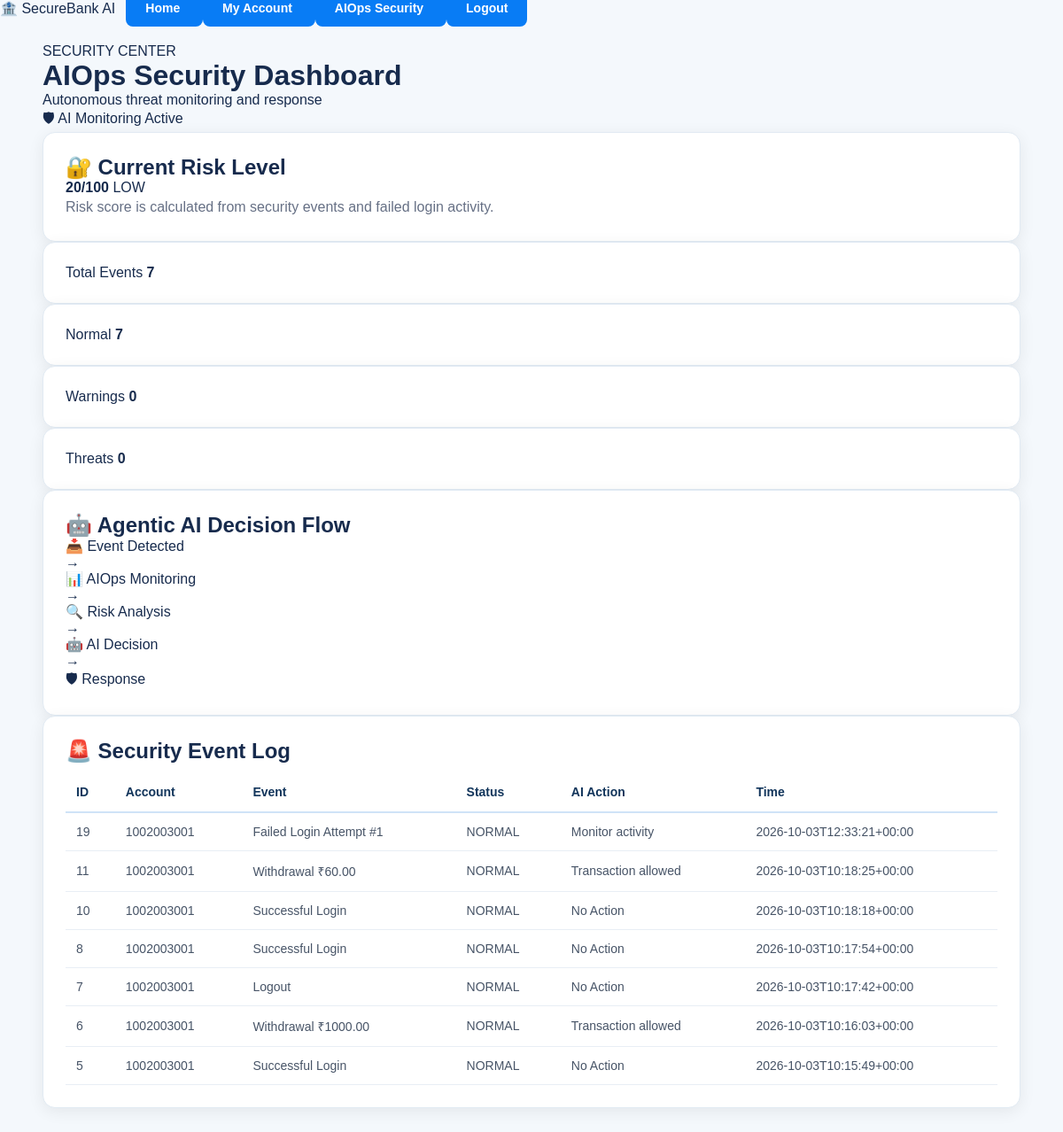
Page /security (signed in) on the earlier database version.
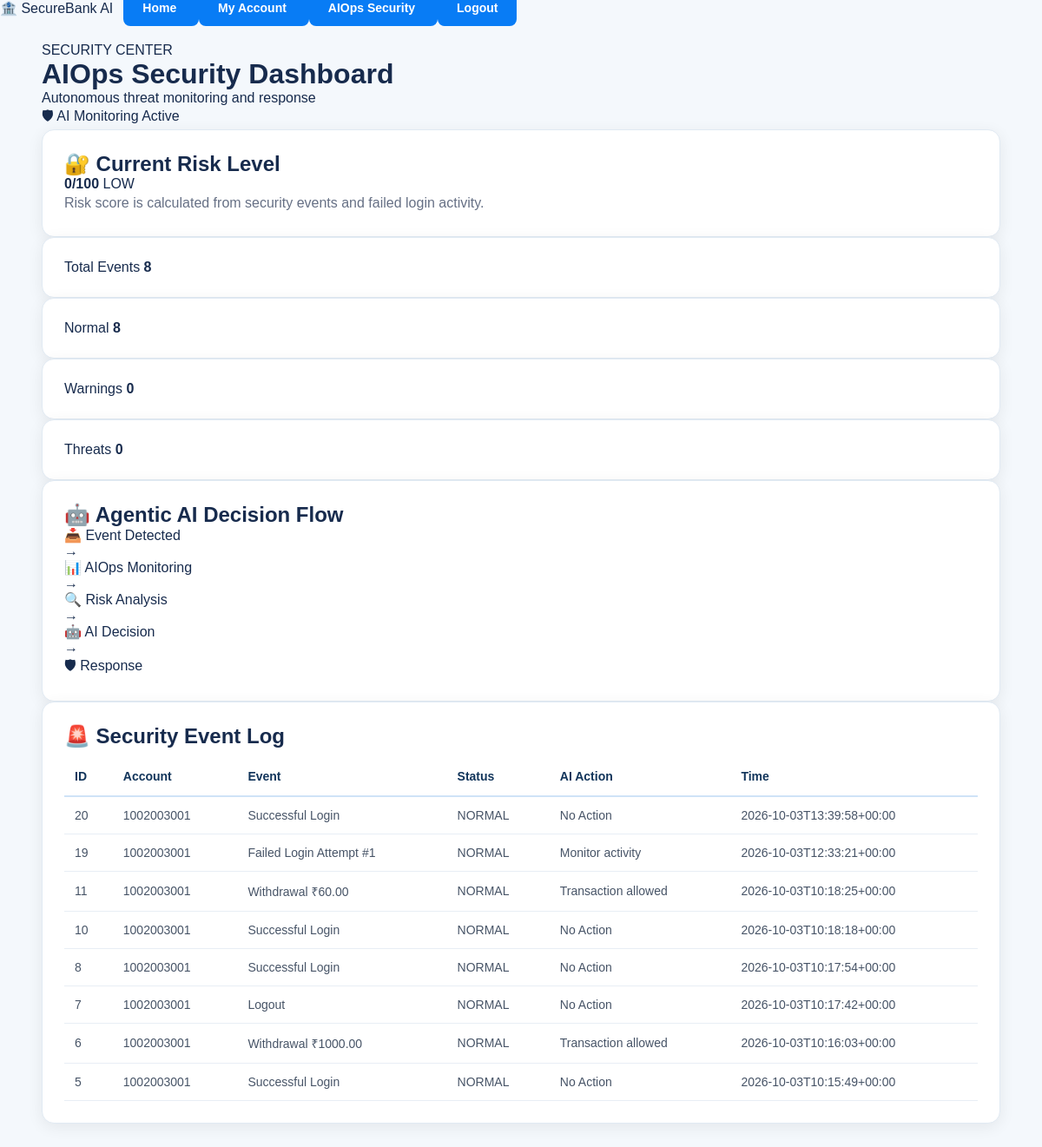
Same page on the later database version.
### tables this page shows
CREATE TABLE security_logs (
        id INTEGER PRIMARY KEY AUTOINCREMENT,
        account_no TEXT,
        event TEXT NOT NULL,
        status TEXT NOT NULL,
        ai_action TEXT NOT NULL,
        created_at TEXT NOT NULL
    );

### app.py (the view)
@app.route("/security")
@login_required
def security():
    account_no = session["account_no"]
    conn = get_db()
    logs = conn.execute(
        """
        SELECT *
        FROM security_logs
        WHERE account_no = ?
        ORDER BY id DESC
        LIMIT 30
        """,
        (
            account_no,
        )
    ).fetchall()
    total = conn.execute(
        """
        SELECT COUNT(*) AS c
        FROM security_logs
        WHERE account_no = ?
        """,
        (
            account_no,
        )
    ).fetchone()["c"]
    warnings = conn.execute(
        """
        SELECT COUNT(*) AS c
        FROM security_logs
        WHERE account_no = ?
        AND status = 'WARNING'
        """,
        (
            account_no,
        )
    ).fetchone()["c"]
    threats = conn.execute(
        """
        SELECT COUNT(*) AS c
        FROM security_logs
        WHERE account_no = ?
        AND status = 'THREAT'
        """,
        (
            account_no,
        )
    ).fetchone()["c"]
    normal = conn.execute(
        """
        SELECT COUNT(*) AS c
        FROM security_logs
        WHERE account_no = ?
        AND status = 'NORMAL'
        """,
        (
            account_no,
        )
    ).fetchone()["c"]
    conn.close()
    stats = {
        "total": total,
        "warnings": warnings,
        "threats": threats,
        "normal": normal
    }
    risk_score, risk_level = calculate_risk(
        account_no
    )
    return render_template(
        "security.html",
        logs=logs,
        stats=stats,
        risk_score=risk_score,
        risk_level=risk_level
    )

### app.py (called while the page is built, shortened)
def get_db():
    conn = sqlite3.connect(DB)
    conn.row_factory = sqlite3.Row
    return conn

def login_required(function):
    @wraps(function)
    def wrapper(*args, **kwargs):
        return function(
            *args,
            **kwargs
        )
    return wrapper

### templates/security.html (shortened to what this page needs)
{% extends "base.html" %}
{% block content %}
<div class="page-head">
    <div>
        <span class="badge">
            SECURITY CENTER
        </span>
        <h1>
            AIOps Security Dashboard
        </h1>
        <p>
            Autonomous threat monitoring and response
        </p>
    </div>
    <div class="status-pill">
        🛡 AI Monitoring Active
    </div>
</div>
<div class="card risk-card">
    <h2>
        🔐 Current Risk Level
    </h2>
    <div class="risk-score">
        <strong>
            {{ risk_score }}/100
        </strong>
        <span>
            {{ risk_level }}
        </span>
    </div>
    <p>
        Risk score is calculated from security events
        and failed login activity.
    </p>
</div>
<div class="grid four">
    <div class="card stat-card">
        <span>
            Total Events
        </span>
        <strong>
            {{ stats.total }}
        </strong>
    </div>
    <div class="card stat-card">
        <span>
            Normal
        </span>
        <strong>
            {{ stats.normal }}
        </strong>
    </div>
    <div class="card stat-card">
        <span>
            Warnings
        </span>
        <strong>
            {{ stats.warnings }}
        </strong>
    </div>
    <div class="card stat-card">
        <span>
            Threats
        </span>
        <strong>
            {{ stats.threats }}
        </strong>
    </div>
</div>
<div class="card">
    <h2>
        🤖 Agentic AI Decision Flow
    </h2>
    <div class="security-flow">
        <div>
            📥 Event Detected
        </div>
        <div>→</div>
        <div>
            📊 AIOps Monitoring
        </div>
        <div>→</div>
        <div>
            🔍 Risk Analysis
        </div>
        <div>→</div>
        <div>
            🤖 AI Decision
        </div>
        <div>→</div>
        <div>
            🛡 Response
        </div>
    </div>
</div>
<div class="card">
    <h2>
        🚨 Security Event Log
    </h2>
    <div style="overflow-x:auto;">
        <table>
            <tr>
                <th>ID</th>
                <th>Account</th>
                <th>Event</th>
                <th>Status</th>
                <th>AI Action</th>
                <th>Time</th>
            </tr>
            {% for log in logs %}
            <tr>
                <td>
                    {{ log["id"] }}
                </td>
                <td>
                    {{ log["account_no"] }}
                </td>
                <td>
                    {{ log["event"] }}
                </td>
                <td>
                    <span class="tag">
                        {{ log["status"] }}
                    </span>
                </td>
                <td>
                    {{ log["ai_action"] }}
                </td>
                <td>
                    {{ log["created_at"] }}
                </td>
            </tr>
            {% else %}
            <tr>
                <td colspan="6">
                    No security events.
                </td>
            </tr>
            {% endfor %}
        </table>
    </div>
</div>
{% endblock %}

### templates/base.html (shortened to what this page needs)
<!DOCTYPE html>
<html lang="en">
<head>
    <link
        rel="stylesheet"
        href="{{ url_for('static', filename='style.css') }}"
    >
</head>
<body>
<header class="navbar">
    <div class="brand">
        🏦 SecureBank AI
    </div>
    <nav>
        <a href="{{ url_for('index') }}">
            Home
        </a>
        {% if session.get('account_no') %}
        <a href="{{ url_for('dashboard') }}">
            My Account
        </a>
        <a href="{{ url_for('security') }}">
            AIOps Security
        </a>
        <a href="{{ url_for('logout') }}">
            Logout
        </a>
        {% endif %}
    </nav>
</header>
<main class="container">
    {% block content %}
    {% endblock %}
</main>
</body>
</html>

### static/style.css (style rules this page uses)
* { margin: 0; padding: 0; box-sizing: border-box; }
body { font-family: Arial, Helvetica, sans-serif; background: #f4f8fc; color: #172b4d; min-height: 100vh; }
.container { width: 92%; max-width: 1200px; margin: 30px auto; }
.navbar { display: flex; flex-wrap: wrap; gap: 12px; margin-bottom: 25px; }
.navbar a { text-decoration: none; background: #087cf5; color: white; padding: 13px 22px; border-radius: 8px; font-weight: bold; font-size: 14px; transition: 0.2s; }
.card { background: white; padding: 25px; border-radius: 14px; box-shadow: 0 4px 18px rgba(0, 0, 0, 0.07); border: 1px solid #e1eaf3; }
.card p { color: #667085; line-height: 1.6; }
table { width: 100%; border-collapse: collapse; margin-top: 10px; }
th { color: #12355b; font-size: 14px; text-align: left; padding: 14px 12px; border-bottom: 2px solid #cfe3f7; }
td { padding: 13px 12px; border-bottom: 1px solid #e8eef5; color: #475467; font-size: 14px; }

Differences in the rows shown:
added security_logs: id "20", account_no "1002003001", event "Successful Login", status "NORMAL", ai_action "No Action", created_at "2026-10-03T13:39:58+00:00"
Other differences:
{{ risk_score }}: "20" → "0"
{{ stats.total }}: "7" → "8"
{{ stats.normal }}: "7" → "8"
